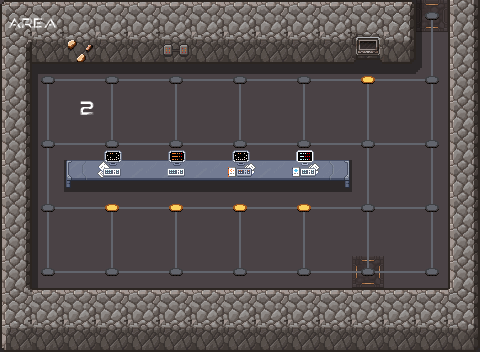

This is a level from a 2D game, rendered from its Tiled map with the project's own tilesets. A one-line summary and the complete map file follow:
An orthogonal 15x11 tile map with 32x32 px tiles, 8 tile layers (ground, sh, wall, line, ...), 6 tilesets.

<map version="1.10" tiledversion="1.10.2" orientation="orthogonal" renderorder="right-down" width="15" height="11" tilewidth="32" tileheight="32" infinite="0" nextlayerid="10" nextobjectid="1">
 <tileset firstgid="1" source="scifi_dungeon_tileset2.tsx" />
 <tileset firstgid="241" source="scifi_items.tsx" />
 <tileset firstgid="449" source="scifi_tileset_01.tsx" />
 <tileset firstgid="641" source="alien_spaceship_tileset2.tsx" />
 <tileset firstgid="881" source="scifi_dungeon_tileset.tsx" />
 <tileset firstgid="1073" source="scifi_items2.tsx" />
 <layer id="1" name="ground" width="15" height="11">
  <data encoding="csv">
151,151,151,151,151,151,151,151,151,151,151,151,151,182,151,
151,151,151,151,151,151,151,151,151,151,151,151,151,151,151,
151,151,151,151,151,151,151,151,151,151,151,151,151,151,151,
151,151,151,151,151,151,151,151,151,151,151,151,151,151,151,
151,151,151,151,151,151,151,151,151,151,151,151,151,151,151,
151,151,151,151,151,151,151,151,151,151,151,151,151,151,151,
151,151,151,151,151,151,151,151,151,151,151,151,151,151,151,
151,151,151,151,151,151,151,151,151,151,151,151,151,151,151,
151,151,151,151,151,151,151,151,151,151,151,183,151,151,151,
151,151,151,151,151,151,151,151,151,151,151,151,151,151,151,
151,151,151,151,151,151,151,151,151,151,151,151,151,151,151
</data>
 </layer>
 <layer id="6" name="sh" width="15" height="11" opacity="0.4">
  <data encoding="csv">
0,0,0,0,0,0,0,0,0,0,0,0,36,43,0,
0,0,36,36,0,36,0,0,0,0,0,36,36,43,0,
0,13,22,22,22,22,22,22,22,22,22,22,22,23,0,
0,43,0,0,0,0,0,0,0,0,0,0,0,0,0,
0,43,0,0,0,0,0,0,0,0,0,0,0,0,0,
0,43,910,910,910,910,910,910,910,910,910,0,0,0,0,
0,43,0,0,0,0,0,0,0,0,0,0,0,0,0,
0,43,0,0,0,0,0,0,0,0,0,0,0,0,0,
0,43,0,0,0,0,0,0,0,0,0,0,0,0,0,
0,0,0,0,0,0,0,0,0,0,0,0,0,0,0,
36,0,0,0,0,0,0,0,0,0,0,0,0,0,36
</data>
 </layer>
 <layer id="2" name="wall" width="15" height="11">
  <data encoding="csv">
34,53,53,53,53,53,53,53,53,53,53,53,32,0,28,
71,82,116,82,82,108,82,82,82,82,82,113,83,0,28,
28,0,0,0,0,0,0,0,0,0,0,0,0,0,28,
28,0,0,0,0,0,0,0,0,0,0,0,0,0,28,
28,0,0,0,0,0,0,0,0,0,0,0,0,0,28,
28,0,0,0,0,0,0,0,0,0,0,0,0,0,28,
28,0,0,0,0,0,0,0,0,0,0,0,0,0,28,
28,0,0,0,0,0,0,0,0,0,0,0,0,0,28,
28,0,0,0,0,0,0,0,0,0,0,0,0,0,28,
72,53,53,53,53,53,53,53,53,53,53,53,53,53,73,
81,82,82,82,82,82,82,82,82,82,82,82,82,82,83
</data>
 </layer>
 <layer id="3" name="line" width="15" height="11">
  <data encoding="csv">
0,0,0,0,0,0,0,0,0,0,0,0,0,2684354730,0,
0,0,0,0,0,0,0,0,0,0,0,0,0,3221225651,0,
0,2684354720,2684354739,3221225631,2684354739,3221225631,2684354739,3221225631,2684354739,3221225631,2684354739,3221225631,2684354739,1610612895,0,
0,3221225651,0,3221225651,0,3221225651,0,3221225651,0,3221225651,0,3221225651,0,3221225651,0,
0,2684354719,2684354739,159,2684354739,159,2684354739,159,2684354739,799,2684354739,169,2684354739,1610612895,0,
0,3221225651,0,0,0,0,0,0,0,0,0,179,0,3221225651,0,
0,2684354719,2684354739,3221225631,2684354739,3221225631,2684354739,3221225631,2684354739,3221226271,2684354739,169,2684354739,1610612895,0,
0,3221225651,0,3221225651,0,3221225651,0,3221225651,0,3221225651,0,3221225651,0,3221225651,0,
0,160,2684354739,159,2684354739,159,2684354739,159,2684354739,159,2684354739,159,2684354739,1610612896,0,
0,0,0,0,0,0,0,0,0,0,0,0,0,0,0,
0,0,0,0,0,0,0,0,0,0,0,0,0,0,0
</data>
 </layer>
 <layer id="4" name="point" width="15" height="11">
  <data encoding="csv">
0,0,0,0,0,0,0,0,0,0,0,0,0,168,0,
0,0,0,0,0,0,0,0,0,0,0,0,0,0,0,
0,168,0,168,0,168,0,168,0,168,0,158,0,168,0,
0,0,0,0,0,0,0,0,0,0,0,0,0,0,0,
0,168,0,168,0,168,0,168,0,168,0,168,0,168,0,
0,0,0,0,0,0,0,0,0,0,0,0,0,0,0,
0,168,0,158,0,158,0,158,0,158,0,168,0,168,0,
0,0,0,0,0,0,0,0,0,0,0,0,0,0,0,
0,168,0,168,0,168,0,168,0,168,0,168,0,168,0,
0,0,0,0,0,0,0,0,0,0,0,0,0,0,0,
0,0,0,0,0,0,0,0,0,0,0,0,0,0,0
</data>
 </layer>
 <layer id="7" name="Tile Layer 6" width="15" height="11">
  <data encoding="csv">
599,600,0,0,0,0,0,0,0,0,0,0,0,0,0,
0,0,0,0,0,0,0,0,0,0,0,0,0,0,0,
0,0,0,0,0,0,0,0,0,0,0,0,0,0,0,
0,0,603,0,0,0,0,0,0,0,0,0,0,0,0,
0,0,0,0,0,0,0,0,0,0,0,0,0,0,0,
0,0,313,314,314,314,314,314,314,314,315,0,0,0,0,
0,0,0,0,0,0,0,0,0,0,0,0,0,0,0,
0,0,0,0,0,0,0,0,0,0,0,0,0,0,0,
0,0,0,0,0,0,0,0,0,0,0,0,0,0,0,
0,0,0,0,0,0,0,0,0,0,0,0,0,0,0,
0,0,0,0,0,0,0,0,0,0,0,0,0,0,0
</data>
 </layer>
 <layer id="8" name="Tile Layer 7" width="15" height="11">
  <data encoding="csv">
0,0,0,0,0,0,0,0,0,0,0,0,0,0,0,
0,0,0,0,0,0,0,0,0,0,0,0,0,0,0,
0,0,0,0,0,0,0,0,0,0,0,0,0,0,0,
0,0,0,0,0,0,0,0,0,0,0,0,0,0,0,
0,0,0,0,0,0,0,0,0,0,0,0,0,0,0,
0,0,0,283,0,284,0,289,0,281,0,0,0,0,0,
0,0,0,0,0,0,0,0,0,0,0,0,0,0,0,
0,0,0,0,0,0,0,0,0,0,0,0,0,0,0,
0,0,0,0,0,0,0,0,0,0,0,0,0,0,0,
0,0,0,0,0,0,0,0,0,0,0,0,0,0,0,
0,0,0,0,0,0,0,0,0,0,0,0,0,0,0
</data>
 </layer>
 <layer id="9" name="Tile Layer 8" width="15" height="11" offsetx="1.33333" offsety="-26">
  <data encoding="csv">
0,0,0,0,0,0,0,0,0,0,0,0,0,0,0,
0,0,0,0,0,0,0,0,0,0,0,0,0,0,0,
0,0,0,0,0,0,0,0,0,0,0,0,0,0,0,
0,0,0,0,0,0,0,0,0,0,0,0,0,0,0,
0,0,0,0,0,0,0,0,0,0,0,0,0,0,0,
0,0,0,1089,0,1093,0,1089,0,1087,0,0,0,0,0,
0,0,0,0,0,0,0,0,0,0,0,0,0,0,0,
0,0,0,0,0,0,0,0,0,0,0,0,0,0,0,
0,0,0,0,0,0,0,0,0,0,0,0,0,0,0,
0,0,0,0,0,0,0,0,0,0,0,0,0,0,0,
0,0,0,0,0,0,0,0,0,0,0,0,0,0,0
</data>
 </layer>
</map>
